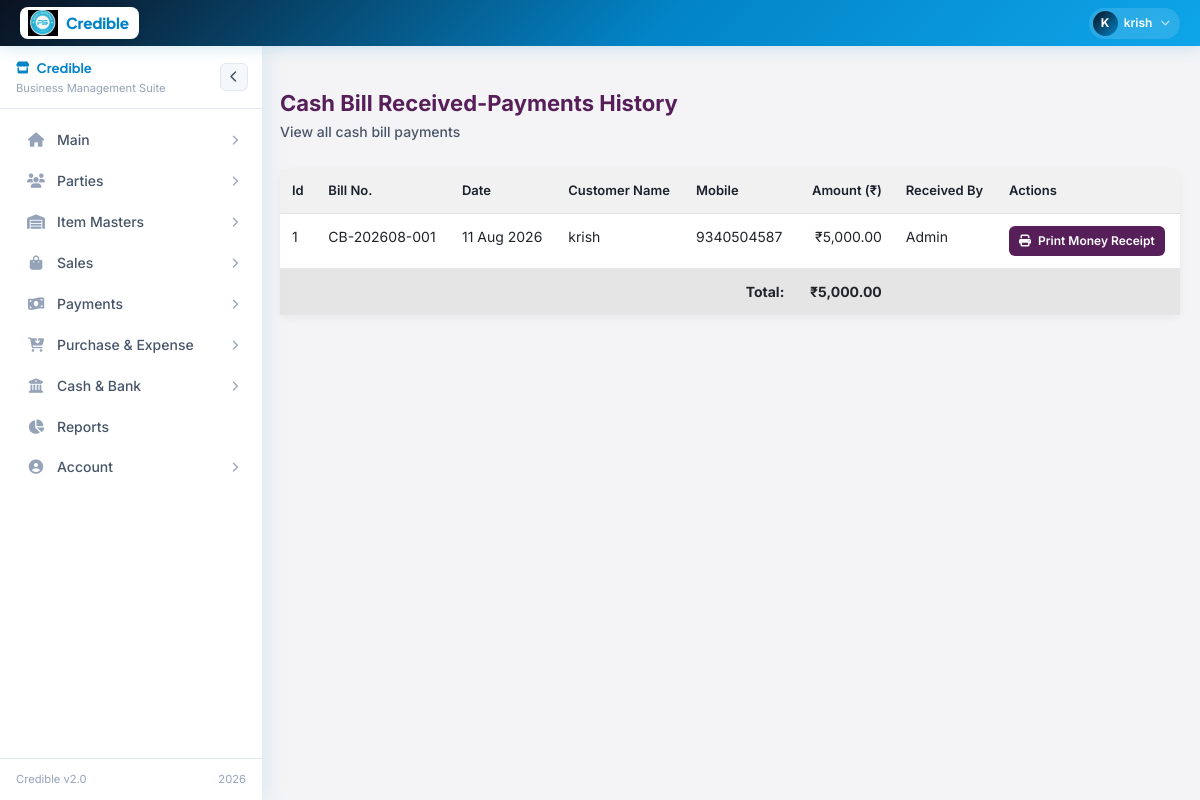
The page /cash_payment_history.php (signed in) on the database its author committed.
### tables this page shows
CREATE TABLE `cash_bill_payments` (
  `id` int(11) NOT NULL AUTO_INCREMENT,
  `cash_bill_id` int(11) NOT NULL,
  `amount` decimal(12,2) NOT NULL,
  `payment_method` varchar(50) NOT NULL,
  `payment_date` date NOT NULL,
  `reference_no` varchar(100) DEFAULT NULL,
  `notes` text DEFAULT NULL,
  `created_by` int(11) NOT NULL,
  `created_at` datetime NOT NULL DEFAULT current_timestamp(),
  PRIMARY KEY (`id`),
  KEY `cash_bill_id` (`cash_bill_id`),
  KEY `created_by` (`created_by`),
  CONSTRAINT `fk_cash_bill_payments_bill` FOREIGN KEY (`cash_bill_id`) REFERENCES `cash_bills` (`id`) ON DELETE CASCADE
);

CREATE TABLE `cash_bills` (
  `id` int(11) NOT NULL AUTO_INCREMENT,
  `bill_number` varchar(20) DEFAULT NULL,
  `customer_name` varchar(255) DEFAULT NULL,
  `mobile_number` varchar(50) NOT NULL,
  `total_amount` decimal(12,2) NOT NULL DEFAULT 0.00,
  `paid_amount` decimal(12,2) NOT NULL DEFAULT 0.00,
  `created_by` int(11) NOT NULL,
  `created_at` datetime DEFAULT current_timestamp(),
  PRIMARY KEY (`id`),
  UNIQUE KEY `bill_number` (`bill_number`),
  KEY `idx_created_by` (`created_by`),
  KEY `idx_created_at` (`created_at`)
);

CREATE TABLE `users` (
  `id` int(11) NOT NULL AUTO_INCREMENT,
  `full_name` varchar(255) NOT NULL,
  `email` varchar(255) NOT NULL,
  `mobile` varchar(10) NOT NULL,
  `password` varchar(255) NOT NULL,
  `trial_end_date` datetime NOT NULL,
  `created_at` timestamp NULL DEFAULT current_timestamp(),
  PRIMARY KEY (`id`)
);

### cash_payment_history.php (the view, shortened to what this page needs)
<?php
require_once 'config.php';
include('layout.php');
$payments = [];
try {
    $query = "
        SELECT
            cp.id,
            cb.bill_number,
            cb.customer_name,
            cb.mobile_number,
            cp.amount,
            cp.payment_date,
            cp.notes,
            u.full_name as received_by
        FROM cash_bill_payments cp
        JOIN cash_bills cb ON cp.cash_bill_id = cb.id
        LEFT JOIN users u ON cp.created_by = u.id
        ORDER BY cp.payment_date DESC, cp.created_at DESC
    ";
    $result = $conn->query($query);
    if ($result) {
        $payments = $result->fetch_all(MYSQLI_ASSOC);
    } else {
        throw new Exception($conn->error);
    }
} catch (Exception $e) {
    $error_message = 'Failed to fetch payment history: ' . $e->getMessage();
}
?>
<div class="content">
    <div class="page-header">
        <div class="page-title">
            <h4>Cash Bill Received-Payments History</h4>
            <h6>View all cash bill payments</h6>
        </div>
    </div>
    <div class="card">
        <div class="card-body p-0">
            <?php if (!empty($payments)): ?>
                <div class="table-responsive">
                    <table class="table table-hover mb-0">
                        <thead class="table-light">
                            <tr>
                                <th>Id</th>
                                <th>Bill No.</th>
                                <th>Date</th>
                                <th>Customer Name</th>
                                <th>Mobile</th>
                                <th class="text-end">Amount (₹)</th>
                                <th>Received By</th>
                                <th class="no-print">Actions</th>
                            </tr>
                        </thead>
                        <tbody>
                            <?php
                            $totalAmount = 0;
                            foreach ($payments as $index => $payment):
                                $totalAmount += $payment['amount'];
                            ?>
                                <tr>
                                    <td><?php echo $payment['id']; ?></td>
                                    <td><?php echo htmlspecialchars($payment['bill_number']); ?></td>
                                    <td><?php echo date('d M Y', strtotime($payment['payment_date'])); ?></td>
                                    <td><?php echo htmlspecialchars($payment['customer_name'] ?: 'Walk-in Customer'); ?></td>
                                    <td><?php echo !empty($payment['mobile_number']) ? htmlspecialchars($payment['mobile_number']) : '-'; ?></td>
                                    <td class="text-end">₹<?php echo number_format($payment['amount'], 2); ?></td>
                                    <td><?php echo htmlspecialchars($payment['received_by'] ?? 'N/A'); ?></td>
                                    <td class="action-buttons no-print">
                                       <a href="print_cash_bill_receipt.php?bill_id=<?php echo $payment['id']; ?>&print=1"
   target="_blank"
   class="btn btn-sm btn-primary">
   <i class="fas fa-print"></i> Print Money Receipt
</a>
                                    </td>
                                </tr>
                            <?php endforeach; ?>
                            <tr class="table-active">
                                <td colspan="5" class="text-end"><strong>Total:</strong></td>
                                <td class="text-end"><strong>₹<?php echo number_format($totalAmount, 2); ?></strong></td>
                                <td colspan="2"></td>
                            </tr>
                        </tbody>
                    </table>
                </div>
            <?php endif; ?>
        </div>
    </div>
</div>
<link rel="stylesheet" type="text/css" href="https://cdn.datatables.net/1.11.5/css/dataTables.bootstrap5.min.css">

### layout.php (style rules this page uses)
:root { --brand: #0284c7; --brand-dark: #0b1220; --brand-mid: #0ea5e9; --brand-light: #e0f2fe; --brand-xlight: #f0f9ff; --gold: #0369a1; --white: #ffffff; --bg: #f4f8fb; --card: #ffffff; --border: #e2e8f0; --text: #0b1220; --text-mid: #475569; --text-muted: #94a3b8; --success: #16a34a; --danger: #dc2626; --nav-h: 46px; --sb-w: 262px; --sb-w-collapsed: 64px; --radius: 10px; --shadow-nav: 0 2px 16px rgba(2,132,199,.18); --shadow-sb: 4px 0 24px rgba(2,132,199,.10); --transition: 0.28s cubic-bezier(.4,0,.2,1); }
*, *::before, *::after { box-sizing: border-box; margin: 0; padding: 0; }
html { scroll-behavior: smooth; }
body { font-family: 'Inter', sans-serif; background: var(--bg); color: var(--text); overflow-x: hidden; }

### cash_payment_history.php (style rules this page uses)
:root { --billing-base: #571F5A; --billing-hover: #6d2a70; --billing-active: #3e1641; --text-primary: #1A202C; --text-light: #FFFFFF; --text-secondary: #4a5568; --card-bg: #FFFFFF; --canvas-cream: #f4f4f6; --danger: #e11d48; --success: #16a34a; --accent: #2563eb; --grey-light: #e5e7eb; }
* { margin: 0; padding: 0; box-sizing: border-box; }
body { font-family: 'Inter', sans-serif; background: var(--canvas-cream); color: var(--text-primary); }
.content { margin-top: 70px; margin-left: 260px; padding: 20px; min-height: calc(100vh - 70px); background: var(--canvas-cream); }
.page-header { display: flex; justify-content: space-between; align-items: center; margin-bottom: 20px; }
.page-title h4 { font-size: 22px; font-weight: 700; color: var(--billing-base); }
.page-title h6 { font-size: 14px; color: var(--text-secondary); }
.card { border: none; border-radius: 10px; background: var(--card-bg); box-shadow: 0 3px 10px rgba(0,0,0,0.05); }
.card-body { padding: 20px; }
.table { width: 100%; border-collapse: collapse; }
.table th { background: #f1f1f1; color: var(--text-primary); font-weight: 600; font-size: 13px; padding: 12px; }
.table td { padding: 12px; border-bottom: 1px solid var(--grey-light); font-size: 14px; }
.btn { border-radius: 6px; font-size: 13px; font-weight: 600; padding: 8px 14px; border: none; transition: 0.2s; }
.btn-primary { background: var(--billing-base); color: #fff; }
.btn-sm { font-size: 12px; padding: 6px 10px; }
.action-buttons i { margin-right: 4px; }

### rows shown on the page
cash_bill_payments: id "1", cash_bill.bill_number "CB-202608-001", payment_date "11 Aug 2026", cash_bill.customer_name "krish", cash_bill.mobile_number "9340504587", amount "5,000.00", users.full_name "Admin"

### other values the page prints
substr($uname, 0, 1) "K"
explode(' ', $uname)[0] "krish"
$totalAmount "5,000.00"
